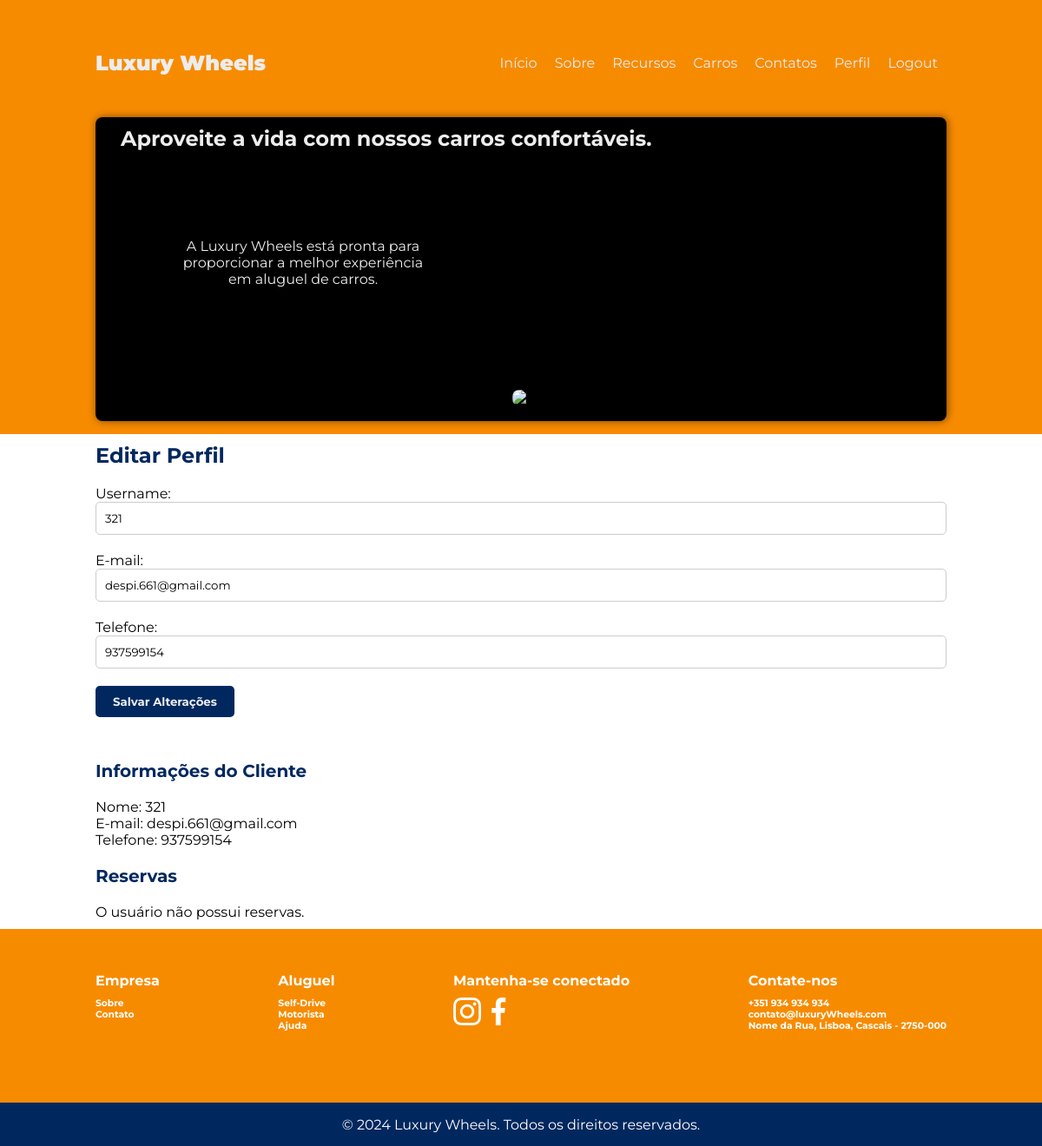
The app's page /perfil (signed in) with its own data.
### app.py (models this page shows, shortened)
class User(db.Model, UserMixin):
    id = db.Column(db.Integer, primary_key=True)
    username = db.Column(db.String(100), unique=True, nullable=False)
    email = db.Column(db.String(100), unique=True, nullable=False)
    password = db.Column(db.String(100), nullable=False)
    phone = db.Column(db.String(20))
    is_active = db.Column(db.Boolean, default=True)
    reservas = db.relationship('Reserva', backref='cliente', lazy=True)
    def is_active(self):
        return self.is_active

### app.py (the view, shortened to what this page needs)
@app.route("/perfil", methods=["GET", "POST"])
@login_required
def perfil_cliente():
    user = current_user
    reservas = Reserva.query.filter_by(cliente_id=user.id).all()
    return render_template("perfil.html", user=user, reservas=reservas)

### app.py (called while the page is built)
@login_manager.user_loader
def load_user(user_id):
    return db.session.get(User, int(user_id))

### templates/perfil.html (shortened to what this page needs)
<!DOCTYPE html>
<html lang="pt">
<head>
    <link rel="stylesheet" href="/static/perfil.css">
</head>
<body>
    {% include 'banner.html' %}
    <section class="catalog">
        <div class="content">
            <div class="title-wrapper-perfil-cliente">
                <h1>Editar Perfil</h1>
            </div>
            <form action="{{ url_for('perfil_cliente') }}" method="post">
                <label for="nome">Username:</label>
                <input type="text" id="nome" name="username" value="{{ user.username }}" required><br>
                <label for="email">E-mail:</label>
                <input type="email" id="email" name="email" value="{{ user.email }}" required><br>
                <label for="telefone">Telefone:</label>
                <input type="text" id="telefone" name="phone" value="{{ user.phone }}" required><br>
                <button type="submit">Salvar Alterações</button>
            </form>
        </div>
    </section>
    <section class="catalog">
        <div class="content">
            <div class="title-wrapper-info-cliente">
                <h2>Informações do Cliente</h2>
            </div>
            <p>Nome: {{ user.username }}</p>
            <p>E-mail: {{ user.email }}</p>
            <p>Telefone: {{ user.phone }}</p>
        </div>
    </section>
    <section class="catalog">
        <div class="content">
            <div class="title-wrapper-reservas">
                <h2>Reservas</h2>
            </div>
            {% if reservas %}
                <ul>
                    {% for reserva in reservas %}
                        <li>
                            <h1 class="title-wrapper-detalhes">Detalhes do Veículo Reservado</h1>
                            <div class="title-wrapper-detalhes-reservas">
                                <img src="{{ reserva.veiculo.imagem }}" alt="Imagem do Veículo">
                                    <div class="title-wrapper-texto-reservas">
                                    <p>Marca: {{ reserva.veiculo.marca }}</p>
                                    <p>Modelo: {{ reserva.veiculo.modelo }}</p>
                                    <p>Categoria: {{ reserva.veiculo.categoria }}</p>
                                    <p>Transmissão: {{ reserva.veiculo.transmissao }}</p>
                                    <p>Capacidade de Pessoas: {{ reserva.veiculo.capacidade_pessoas }}</p>
                                    <p>Valor da Diária: R$ {{ reserva.veiculo.valor_diaria }}</p>
                                </div>
                            </div>
                            <div class="title-wrapper-infos-reserva">
                                <h3>Detalhes da Reserva</h3>
                                <p>Data de Início: {{ reserva.data_inicio.strftime('%d/%m/%Y') }}</p>
                                <p>Data de Fim: {{ reserva.data_fim.strftime('%d/%m/%Y') }}</p>
                                <p>Forma de Pagamento: {{ reserva.forma_pagamento.tipo }}</p>
                                <p>Quantidade de Dias Selecionados: {{ (reserva.data_fim - reserva.data_inicio).days }}</p>
                                <div class="title-wrapper-catalogo">
                                    <p><strong>Valor Total:</strong> R$ {{ reserva.valor_total }}</p>
                                </div>
                                <div class="title-wrapper-altaraçoes">
                                    <form action="{{ url_for('perfil_cliente') }}" method="post">
                                        <input type="hidden" name="reserva_id" value="{{ reserva.id }}">
                                        <label for="nova_data_inicio">Nova Data de Início:</label>
                                        <input type="date" id="nova_data_inicio" name="nova_data_inicio">
                                        <label for="nova_data_fim">Nova Data de Fim:</label>
                                        <input type="date" id="nova_data_fim" name="nova_data_fim">
                                        <button type="submit">Alterar Datas</button>
                                        <button type="submit" formaction="{{ url_for('cancelar_reserva', reserva_id=reserva.id) }}">Cancelar Reserva</button>
                                    </form>
                                </div>
                            </div>
                        </li>
                    {% endfor %}
                </ul>
            {% else %}
                <p>O usuário não possui reservas.</p>
            {% endif %}
        </div>
    </section>
    {% include 'footer.html' %}
</body>
</html>

### static/perfil.css (style rules this page uses)
* { margin: 0px; padding: 0px; box-sizing: border-box; outline: none; font-family: "Montserrat"; }
:root { --orange: #f78b00; --blue: #00285f; --gray: #ededed; --preto: #000; }
html, body { width: 100%; height: 100%; overflow-x: hidden; }
.content { max-width: 1000px; min-width: 300px; margin: 0 auto; display: flex; flex-direction: column; padding: 10px; }
.title-wrapper-perfil-cliente h1 { color: var(--blue); font-size: 24px; margin-bottom: 20px; }
form { margin-bottom: 30px; }
form label { margin-bottom: 10px; }
form input[type="text"], form input[type="email"], form input[type="tel"] { width: 100%; padding: 10px; margin-bottom: 20px; border: 1px solid #ccc; border-radius: 5px; }
form button[type="submit"] { background-color: var(--blue); color: var(--gray); padding: 10px 20px; border: none; border-radius: 5px; font-weight: bold; cursor: pointer; }
.title-wrapper-info-cliente h2 { color: var(--blue); font-size: 20px; margin-bottom: 20px; }
.title-wrapper-reservas h2 { color: var(--blue); font-size: 20px; margin-bottom: 20px; }

### static/banner.css (style rules this page uses)
:root { --orange: #f78b00; --blue: #00285f; --gray: #ededed; --preto: #000; }
.lw-html, .lw-body { width: 100%; overflow-x: hidden; }

### static/index.css (style rules this page uses)
* { margin: 0px; padding: 0px; box-sizing: border-box; outline: none; font-family: "Montserrat"; }
:root { --orange: #f78b00; --blue: #00285f; --gray: #ededed; --preto: #000; }
html, body { width: 100%; overflow-x: hidden; }
.content { max-width: 1000px; min-width: 300px; margin: 0 auto; display: flex; flex-direction: column; padding: 10px; }

### records on screen
User: username "321", email "despi.661@gmail.com", phone "937599154"
